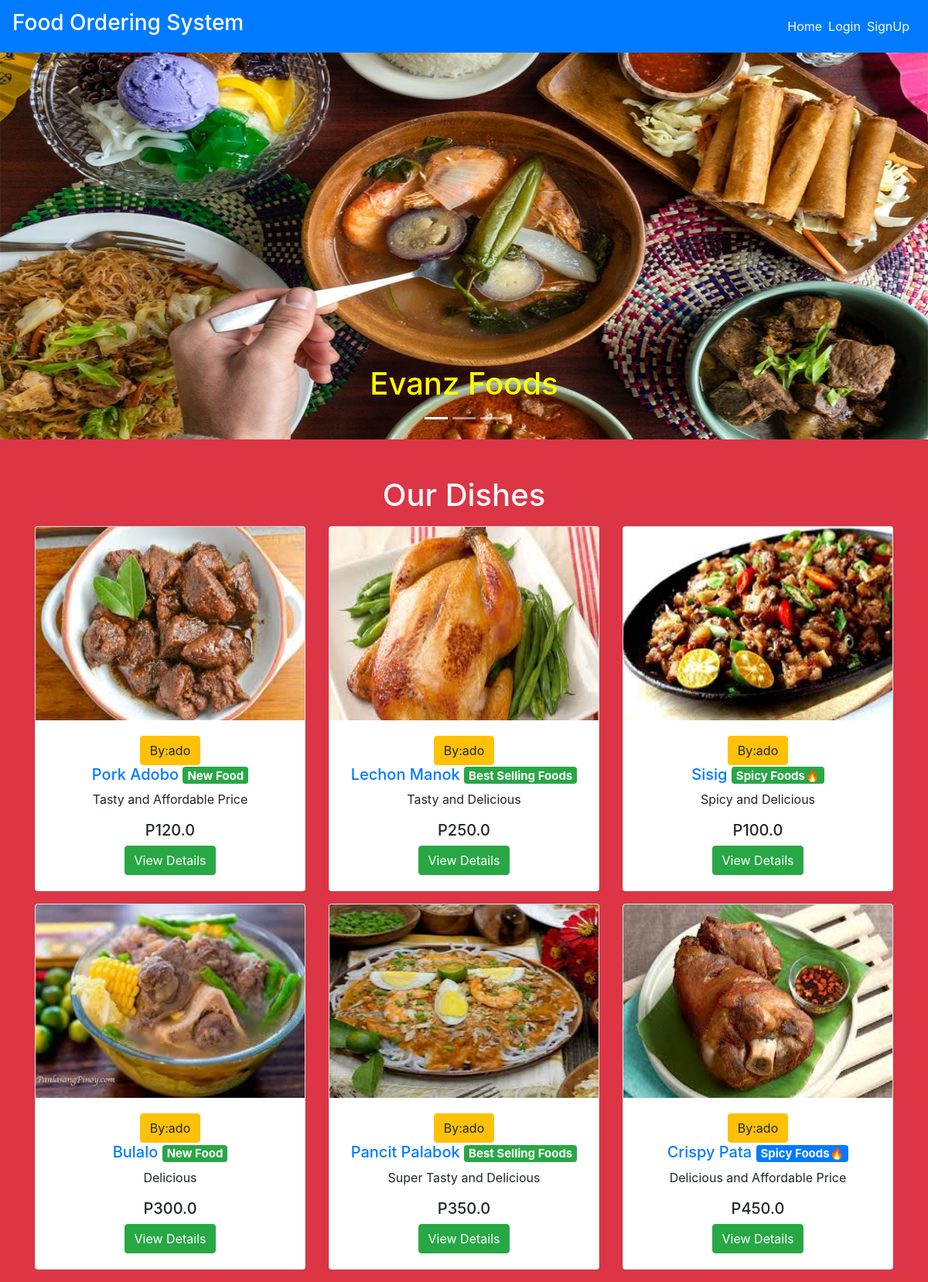
The page / on the database its author committed.
### main/models.py (models this page shows, shortened)
class Item(models.Model):
    LABELS = (
        ('Best Selling Foods', 'Best Selling Foods'),
        ('New Food', 'New Food'),
        ('Spicy Foods🔥', 'Spicy Foods🔥'),
    )
    LABEL_COLOUR = (
        ('danger', 'danger'),
        ('success', 'success'),
        ('primary', 'primary'),
        ('info', 'info'),
        ('warning', 'warning'),
    )
    title = models.CharField(max_length=150)
    description = models.CharField(max_length=250,blank=True)
    price = models.FloatField()
    pieces = models.IntegerField(default=6)
    instructions = models.CharField(max_length=250,default="Available")
    image = models.ImageField(default='default.png', upload_to='images/')
    labels = models.CharField(max_length=25, choices=LABELS, blank=True)
    label_colour = models.CharField(max_length=15, choices=LABEL_COLOUR, blank=True)
    slug = models.SlugField(default="foods")
    created_by = models.ForeignKey(User, on_delete=models.CASCADE)

### main/views.py (the view)
# urls.py: path('', MenuListView.as_view(), name='home'),
class MenuListView(ListView):
    model = Item
    template_name = 'main/home.html'
    context_object_name = 'menu_items'

### main/templates/main/home.html (shortened to what this page needs)
{% extends "main/layout.html" %}
{% block content %}
  <div class="home bg-danger">
    <div id="carouselExampleCaptions" class="carousel slide mb-5" data-ride="carousel" style="height: 500px;">
        <ol class="carousel-indicators">
          <li data-target="#carouselExampleCaptions" data-slide-to="0" class="active"></li>
          <li data-target="#carouselExampleCaptions" data-slide-to="1"></li>
          <li data-target="#carouselExampleCaptions" data-slide-to="2"></li>
        </ol>
        <div class="carousel-inner">
          <div class="carousel-item active">
            <img src="../media/garantisado.jpg" class="d-block w-100" alt="sushi1" height="500px">
            <div class="carousel-caption d-none d-md-block text-dark">
              <h1 style="color: yellow">Evanz Foods</h1>
            </div>
          </div>
        </div>
        <a class="carousel-control-prev" href="#carouselExampleCaptions" role="button" data-slide="prev">
          <span class="carousel-control-prev-icon" aria-hidden="true"></span>
        </a>
        <a class="carousel-control-next" href="#carouselExampleCaptions" role="button" data-slide="next">
          <span class="carousel-control-next-icon" aria-hidden="true"></span>
        </a>
    </div>
    <div class="container">
      <h1 class="text-center text-light mb-3">Our Dishes</h1>
      <div class="row">
        {% for item in menu_items %}
            <div class="col-sm-4">
                <div class="card mb-3" style="height: fit-content; overflow: auto;">
                  <img src="{{ item.image.url }}" style="height: 250px;">
                    <div class="card-body text-center">
                      <button class="btn btn-warning">By:{{ item.created_by }}</button>
                      <h5 class="text-center"><a href="{% url 'main:dishes' item.slug %}">{{ item.title }} </a><span class="badge badge-{{ item.label_colour }}">{{ item.labels }}</span></h5>
                      <p class="text-center">{{ item.description }}</p>
                      <h5 class="text-center">P{{ item.price }}</h5>
                      <a href="{% url 'main:dishes' item.slug %}" class="btn btn-success">View Details</a>
                    </div>
                </div>
            </div>
        {% endfor %}
      </div>
    </div>
  </div>
{% endblock content %}

### main/templates/main/layout.html (shortened to what this page needs)
{% load get_group %}
{% load static %}
<!DOCTYPE html>
<html lang="en">
<head>
    <link rel="stylesheet" href="https://maxcdn.bootstrapcdn.com/bootstrap/4.0.0/css/bootstrap.min.css">
    <link rel="stylesheet" type="text/css" href="{% static 'main/styles.css' %}">
</head>
<body>
    <nav class="navbar navbar-expand-lg navbar-dark bg-primary">
        <a class="navbar-brand" href="/"><h3>Food Ordering System</h3></a>
        <div class="collapse navbar-collapse" id="navbarNav">
            <ul class="navbar-nav ml-auto">
                    <li><a href="{% url 'main:home' %}" class="mr-2 text-light">Home</a></li>
                {% if user.is_authenticated %}
                    {% if request.user|has_group:"admin_owner" %}
                        <li><a href="{% url 'main:admin_dashboard' %}" class="mr-2 text-light">DashBoard</a></li>
                        <li>
                            <form class="logout-link" action="{% url 'accounts:logout' %}" method="post">
                                {% csrf_token %}
                                <button type="submit" class="mr-2">Logout</button>
                            </form>
                        </li>
                    {% else %}
                        <li><a href="{% url 'main:cart' %}" class="mr-2 text-light">My Cart🛒</a></li>
                        <li><a href="{% url 'main:order_details' %}" class="mr-2 text-light">Your Orders</a></li>
                        <li>
                            <form class="logout-link" action="{% url 'accounts:logout' %}" method="post">
                                {% csrf_token %}
                                <button type="submit" class="mr-2">Logout</button>
                            </form>
                        </li>
                    {% endif %}
                {% else %}
                    <li><a href="{% url 'accounts:login' %}" class="mr-2 text-light">Login</a></li>
                    <li><a href="{% url 'accounts:signup' %}" class="mr-2 text-light">SignUp</a></li>
                {% endif %}
            </ul>
        </div>
    </nav>
    <main role="main">
        {% block content %}{% endblock %}
    </main>

### rows shown on the page
Item: image (picture), created_by "ado", title "Pork Adobo", labels "New Food", description "Tasty and Affordable Price", price "120.0"
Item: image (picture), created_by "ado", title "Lechon Manok", labels "Best Selling Foods", description "Tasty and Delicious", price "250.0"
Item: image (picture), created_by "ado", title "Sisig", labels "Spicy Foods🔥", description "Spicy and Delicious", price "100.0"
Item: image (picture), created_by "ado", title "Bulalo", labels "New Food", description "Delicious", price "300.0"
Item: image (picture), created_by "ado", title "Pancit Palabok", labels "Best Selling Foods", description "Super Tasty and Delicious", price "350.0"
Item: image (picture), created_by "ado", title "Crispy Pata", labels "Spicy Foods🔥", description "Delicious and Affordable Price", price "450.0"
